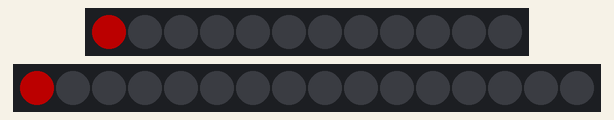
A sketch run on a simulated ESP32. Shown: 12 RGB LEDs in strip order, left to right, 16 RGB LEDs in strip order, left to right. Dim RGB values are drawn brighter than linear; what the sketch prints to the serial monitor is not drawn.

Above: at 0.16 s.
At 5.41 s:
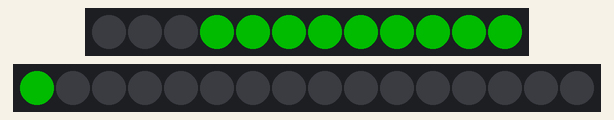
At 10.26 s:
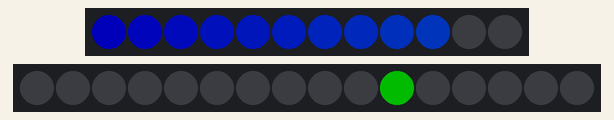
At 20.13 s:
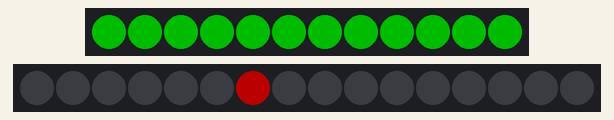
At 29.04 s:
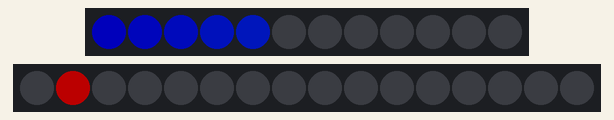
At 39.56 s:
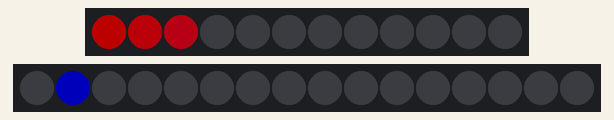

The sketch:

main.ino
```cpp
/*
    Simple proof-of-concept sketch to show two independent NeoPixel arrays being controlled by
    individual GPIO pins.

    Just for fun, put the code for one of the NeoPixel arrays into an independent task.
*/
#include <Arduino.h>
#include <Adafruit_NeoPixel.h>

// GPIOd the LEDs are connected to
#define CIRCLE 25
#define STRIP 27

// The number of LEDs per NeoPixel array
#define CIRCLE_LEDS 12
#define STRIP_LEDS 16

// NeoPixel brightness, 0 (min) to 255 (max)
#define BRIGHTNESS 75

// Declare TWO independent objects to control the NeoPixels
Adafruit_NeoPixel circle(CIRCLE_LEDS, CIRCLE, NEO_GRB + NEO_KHZ800);
Adafruit_NeoPixel strip(STRIP_LEDS, STRIP, NEO_GRB + NEO_KHZ800);

// Control the 16-LED strip array in a separate task
void stripLedTask(void *parameter);
TaskHandle_t Task0;

// -----------------------------------------------------------
// SETUP    SETUP    SETUP    SETUP    SETUP    SETUP    SETUP
// -----------------------------------------------------------
void setup() {
    Serial.begin(115200);

    // Ensure all LED arrays are clear when we start
    circle.begin();
    circle.clear();
    circle.setBrightness(BRIGHTNESS);

    strip.begin();
    strip.clear();
    strip.setBrightness(BRIGHTNESS);

    // Create the LED strip to a separate task (note: starts immediately)
    xTaskCreatePinnedToCore(
        stripLedTask, /* Function to implement the task */
        "Task0",      /* Name of the task */
        1000,         /* Stack size in words */
        NULL,         /* Task input parameter */
        1,            /* Priority of the task */
        &Task0,       /* Task handle. */
        1);           /* Core where the task should run */

    Serial.println("Setup completed");
}

// This is the code that causes the Darth Vader/Knight Rider effect
void stripLedTask(void *parameter) {
    static uint8_t red;
    static uint8_t green;
    static uint8_t blue;
    static uint8_t cycle = 0;

    // Do forever (the equivalent of a loop())
    for (;;) {
        switch (cycle) {
        case 0:
            red   = 255;
            green = 0;
            blue  = 0;
            cycle = 1;
            break;

        case 1:
            red   = 0;
            green = 255;
            blue  = 0;
            cycle = 2;
            break;

        case 2:
            red   = 0;
            green = 0;
            blue  = 255;
            cycle = 0;
            break;

        default:
            break;
        }

        // Forwards
        for (int i = 0; i < STRIP_LEDS; i++) {
            strip.setPixelColor(i, red, green, blue);
            strip.show();
            delay(40);
            // Clear the lit LED after a small delay
            strip.setPixelColor(i, 0, 0, 0);
            strip.show();
        }

        // Backwards
        for (int i = STRIP_LEDS - 1; i >= 0; i--) {
            strip.setPixelColor(i, red, green, blue);
            strip.show();
            delay(40);
            strip.setPixelColor(i, 0, 0, 0);
            strip.show();
        }
    }
}

// ----------------------------------------------------------
// LOOP     LOOP     LOOP     LOOP     LOOP     LOOP     LOOP
// ----------------------------------------------------------
void loop() {
    uint8_t red   = 255;
    uint8_t green = 0;
    uint8_t blue  = 0;

    // Make the colours change as we go round the circle
    for (int i = 0; i < CIRCLE_LEDS; i++) {
        circle.setPixelColor(i, red, green, blue);
        circle.show();
        delay(40);
        blue = blue + 12;
        red  = red - 12;
    }

    // Change colours and go round the circle the other way
    red   = 0;
    green = 255;
    blue  = 0;
    circle.clear();

    for (int i = CIRCLE_LEDS - 1; i >= 0; i--) {
        circle.setPixelColor(i, red, green, blue);
        circle.show();
        delay(50);
    }

    // And again
    green = 0;
    blue  = 255;
    circle.clear();

    for (int i = 0; i < CIRCLE_LEDS; i++) {
        circle.setPixelColor(i, red, green, blue);
        circle.show();
        delay(30);
        green += 8;
    }

    // Clear down the circle LEDs and start again
    circle.clear();
    circle.show();
}
```
